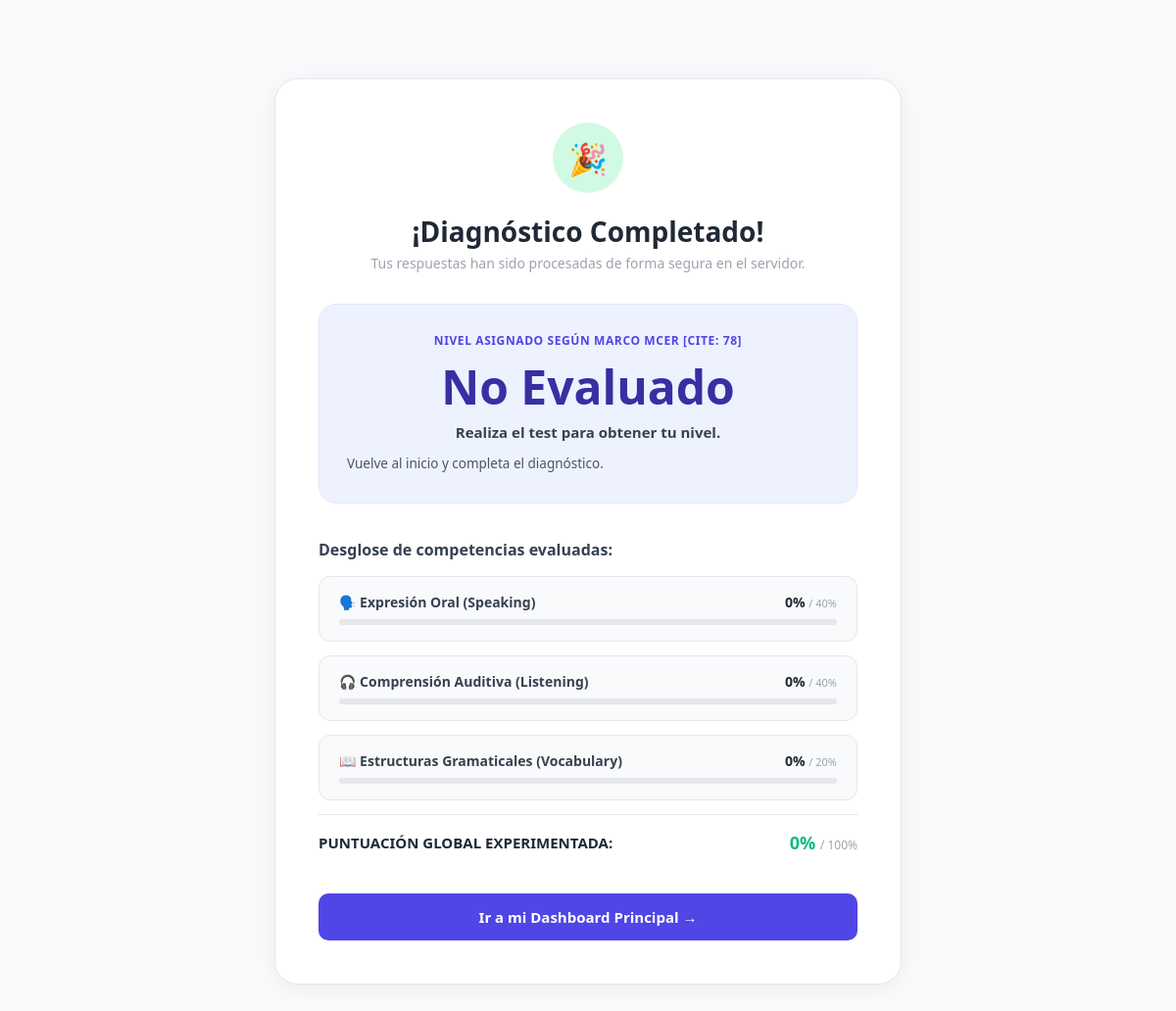
/diagnosis/results/ (signed in), run on an earlier commit of the app's database.
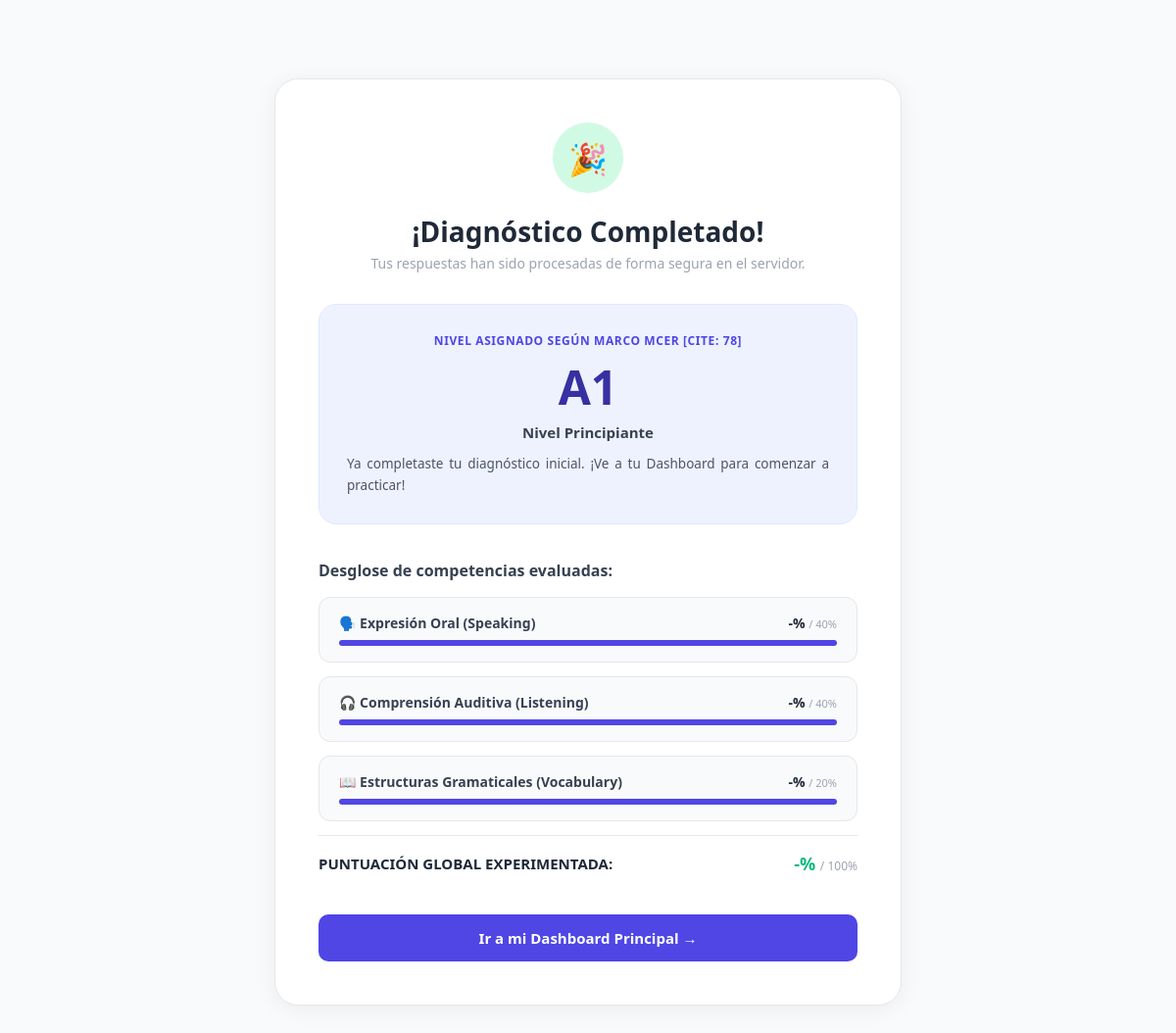
And on a later commit of the database.
### apps/progress/models.py (models this page shows, shortened)
class NivelMCER(models.Model):
    id = models.UUIDField(primary_key=True, default=uuid.uuid4, editable=False)
    codigo = models.CharField(max_length=2, unique=True)
    parametros_json = models.JSONField(default=dict)
    orden = models.IntegerField(unique=True)

### apps/diagnosis/views.py (the view, shortened to what this page needs)
# urls.py: path('results/', DiagnosisResultsView.as_view(), name='results'),
class DiagnosisResultsView(LoginRequiredMixin, TemplateView):
    template_name = 'diagnosis/results.html'
    def get(self, request, *args, **kwargs):
        from apps.progress.models import Perfil
        try:
            perfil = Perfil.objects.get(usuario=request.user)
            if perfil.nivel_mcer:
                context = {
                    'score_speaking': '-',
                    'score_listening': '-',
                    'score_vocabulary': '-',
                    'score_total': '-',
                    'nivel_asignado': perfil.nivel_mcer.codigo,
                    'descripcion_mcer': f"Nivel {perfil.nivel_mcer.parametros_json.get('nombre_descriptivo', '')}",
                    'descripcion_motivacional': "Ya completaste tu diagnóstico inicial. ¡Ve a tu Dashboard para comenzar a practicar!",
                }
                return self.render_to_response(context)
        except Exception:
            pass
        context = {
            'score_speaking': 0,
            'score_listening': 0,
            'score_vocabulary': 0,
            'score_total': 0,
            'nivel_asignado': "No Evaluado",
            'descripcion_mcer': "Realiza el test para obtener tu nivel.",
            'descripcion_motivacional': "Vuelve al inicio y completa el diagnóstico.",
        }
        return self.render_to_response(context)

### apps/diagnosis/templates/diagnosis/results.html
{% extends 'base.html' %}
{% load static %}
{% block content %}
<div style="max-width: 680px; margin: 0 auto; padding: 40px 20px;">
    <div style="background: #FFFFFF; border-radius: 24px; border: 1px solid #E5E7EB; padding: 44px; box-shadow: 0 4px 24px rgba(0,0,0,0.06); text-align: center; margin-bottom: 24px;">
        <div style="display: flex; justify-content: center; margin-bottom: 20px;">
            <div style="width: 72px; height: 72px; border-radius: 50%; background: var(--secondary-light); display: flex; align-items: center; justify-content: center; font-size: 32px;">
                🎉
            </div>
        </div>
        <h1 style="font-size: 28px; font-weight: 800; color: var(--g800); margin: 0 0 4px 0;">¡Diagnóstico Completado!</h1>
        <p style="font-size: 14px; color: var(--g400); margin: 0 0 32px 0;">Tus respuestas han sido procesadas de forma segura en el servidor.</p>
        <div style="background: var(--primary-light); border: 1px solid #E0E7FF; border-radius: 18px; padding: 28px; margin-bottom: 36px;">
            <span style="font-size: 12px; font-weight: 800; color: var(--primary); text-transform: uppercase; letter-spacing: 0.05em; display: block; margin-bottom: 6px;">
                Nivel Asignado según Marco MCER [cite: 78]
            </span>
            <div style="font-size: 48px; font-weight: 900; color: var(--primary-dark); margin-bottom: 4px;">
                {{ nivel_asignado }}
            </div>
            <div style="font-size: 15px; font-weight: 700; color: var(--g700); margin-bottom: 12px;">
                {{ descripcion_mcer }}
            </div>
            <p style="font-size: 13.5px; color: var(--g600); margin: 0; line-height: 1.6; text-align: justify;">
                {{ descripcion_motivacional }}
            </p>
        </div>
        <h3 style="font-size: 16px; font-weight: 700; color: var(--g700); text-align: left; margin: 0 0 16px 0;">Desglose de competencias evaluadas:</h3>
        <div style="display: flex; flex-direction: column; gap: 14px; margin-bottom: 40px;">
            <div style="background: var(--g50); border: 1px solid var(--g200); border-radius: 12px; padding: 16px 20px;">
                <div style="display: flex; justify-content: space-between; align-items: center; margin-bottom: 8px;">
                    <span style="font-size: 14px; font-weight: 700; color: var(--g700);">🗣️ Expresión Oral (Speaking)</span>
                    <span style="font-size: 14px; font-weight: 700; color: var(--g800);">{{ score_speaking }}% <span style="font-size: 11px; color: var(--g400); font-weight: 500;">/ 40%</span></span>
                </div>
                <div style="width: 100%; height: 6px; background: var(--g200); border-radius: 3px; overflow: hidden;">
                    <div style="width: {% widthratio score_speaking 40 100 %}%; height: 100%; background: var(--primary);"></div>
                </div>
            </div>
            <div style="background: var(--g50); border: 1px solid var(--g200); border-radius: 12px; padding: 16px 20px;">
                <div style="display: flex; justify-content: space-between; align-items: center; margin-bottom: 8px;">
                    <span style="font-size: 14px; font-weight: 700; color: var(--g700);">🎧 Comprensión Auditiva (Listening)</span>
                    <span style="font-size: 14px; font-weight: 700; color: var(--g800);">{{ score_listening }}% <span style="font-size: 11px; color: var(--g400); font-weight: 500;">/ 40%</span></span>
                </div>
                <div style="width: 100%; height: 6px; background: var(--g200); border-radius: 3px; overflow: hidden;">
                    <div style="width: {% widthratio score_listening 40 100 %}%; height: 100%; background: var(--primary);"></div>
                </div>
            </div>
            <div style="background: var(--g50); border: 1px solid var(--g200); border-radius: 12px; padding: 16px 20px;">
                <div style="display: flex; justify-content: space-between; align-items: center; margin-bottom: 8px;">
                    <span style="font-size: 14px; font-weight: 700; color: var(--g700);">📖 Estructuras Gramaticales (Vocabulary)</span>
                    <span style="font-size: 14px; font-weight: 700; color: var(--g800);">{{ score_vocabulary }}% <span style="font-size: 11px; color: var(--g400); font-weight: 500;">/ 20%</span></span>
                </div>
                <div style="width: 100%; height: 6px; background: var(--g200); border-radius: 3px; overflow: hidden;">
                    <div style="width: {% widthratio score_vocabulary 20 100 %}%; height: 100%; background: var(--primary);"></div>
                </div>
            </div>
            <div style="border-top: 1px solid var(--g200); padding-top: 16px; display: flex; justify-content: space-between; align-items: center;">
                <span style="font-size: 15px; font-weight: 800; color: var(--g800);">PUNTUACIÓN GLOBAL EXPERIMENTADA:</span>
                <span style="font-size: 18px; font-weight: 900; color: var(--secondary);">{{ score_total }}% <span style="font-size: 12px; color: var(--g400); font-weight: 500;">/ 100%</span></span>
            </div>
        </div>
        <a href="{% url 'progress:dashboard' %}" style="display: block; width: 100%; padding: 14px 20px; border-radius: 10px; background: var(--primary); color: #FFFFFF; font-size: 15px; font-weight: 700; text-decoration: none; box-sizing: border-box; transition: background 0.2s ease;">
            Ir a mi Dashboard Principal →
        </a>
    </div>
</div>
{% endblock content %}

### apps/shared/templates/base.html (shortened to what this page needs)
<!DOCTYPE html>
<html lang="es">
<head>
    {% load static %}
    <link rel="stylesheet" href="{% static 'shared/css/global.css' %}">
</head>
<body>
    <div class="app-container">
        <main class="main-content">
            {% block content %}
            {% endblock content %}
        </main>
    </div>
</body>
</html>

### apps/shared/static/shared/css/global.css (style rules this page uses)
:root { --primary: #4F46E5; --primary-light: #EEF2FF; --primary-dark: #3730A3; --secondary: #10B981; --secondary-light: #D1FAE5; --danger: #EF4444; --danger-light: #FEE2E2; --warning: #F59E0B; --warning-light: #FEF3C7; --g50: #F9FAFB; --g100: #F3F4F6; --g200: #E5E7EB; --g300: #D1D5DB; --g400: #9CA3AF; --g500: #6B7280; --g600: #4B5563; --g700: #374151; --g800: #1F2937; }
*, *::before, *::after { box-sizing: border-box; }
body { margin: 0; padding: 0; font-family: 'Segoe UI', Tahoma, Geneva, Verdana, sans-serif; background-color: var(--g50); color: var(--g800); display: flex; height: 100vh; overflow: hidden; }
.app-container { display: flex; width: 100%; height: 100vh; }
.main-content { flex-grow: 1; height: 100vh; overflow-y: auto; padding: 40px 20px; }

What changed in the data, as far as the page shows it:
added NivelMCER: codigo "A1"
Also different on the page:
{{ descripcion_mcer }}: "Realiza el test para obtener tu nivel." → "Nivel Principiante"
{{ descripcion_motivacional }}: "Vuelve al inicio y completa el diagnóstico." → "Ya completaste tu diagnóstico inicial. ¡Ve a tu Dashboard para comenzar a practicar!"
{{ score_speaking }}: "0" → "-"
{{ score_listening }}: "0" → "-"
{{ score_vocabulary }}: "0" → "-"
{{ score_total }}: "0" → "-"
{{ nivel_asignado }}: "No Evaluado" → (not shown)
